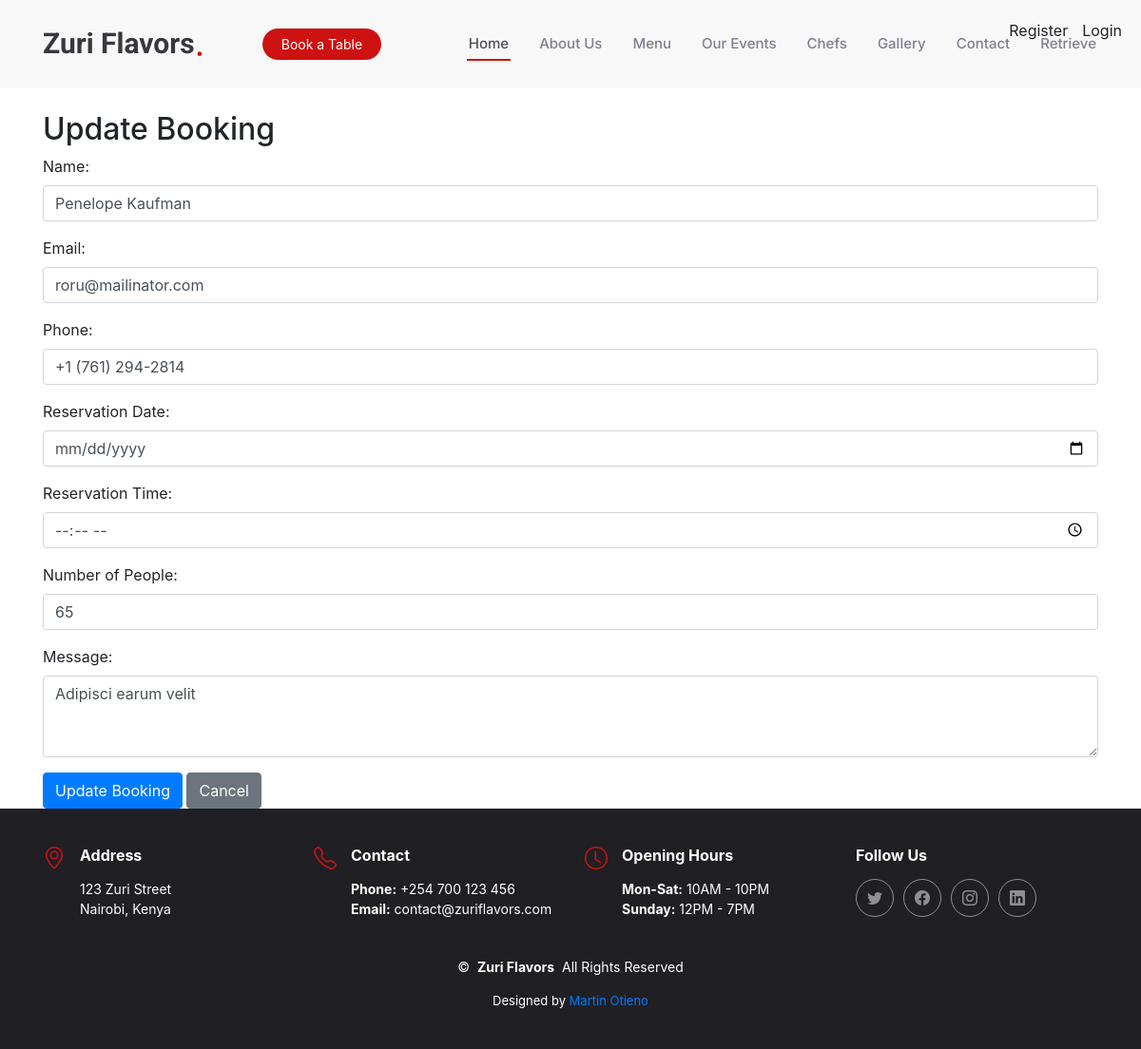
Before: /update/17/ with the older database file.
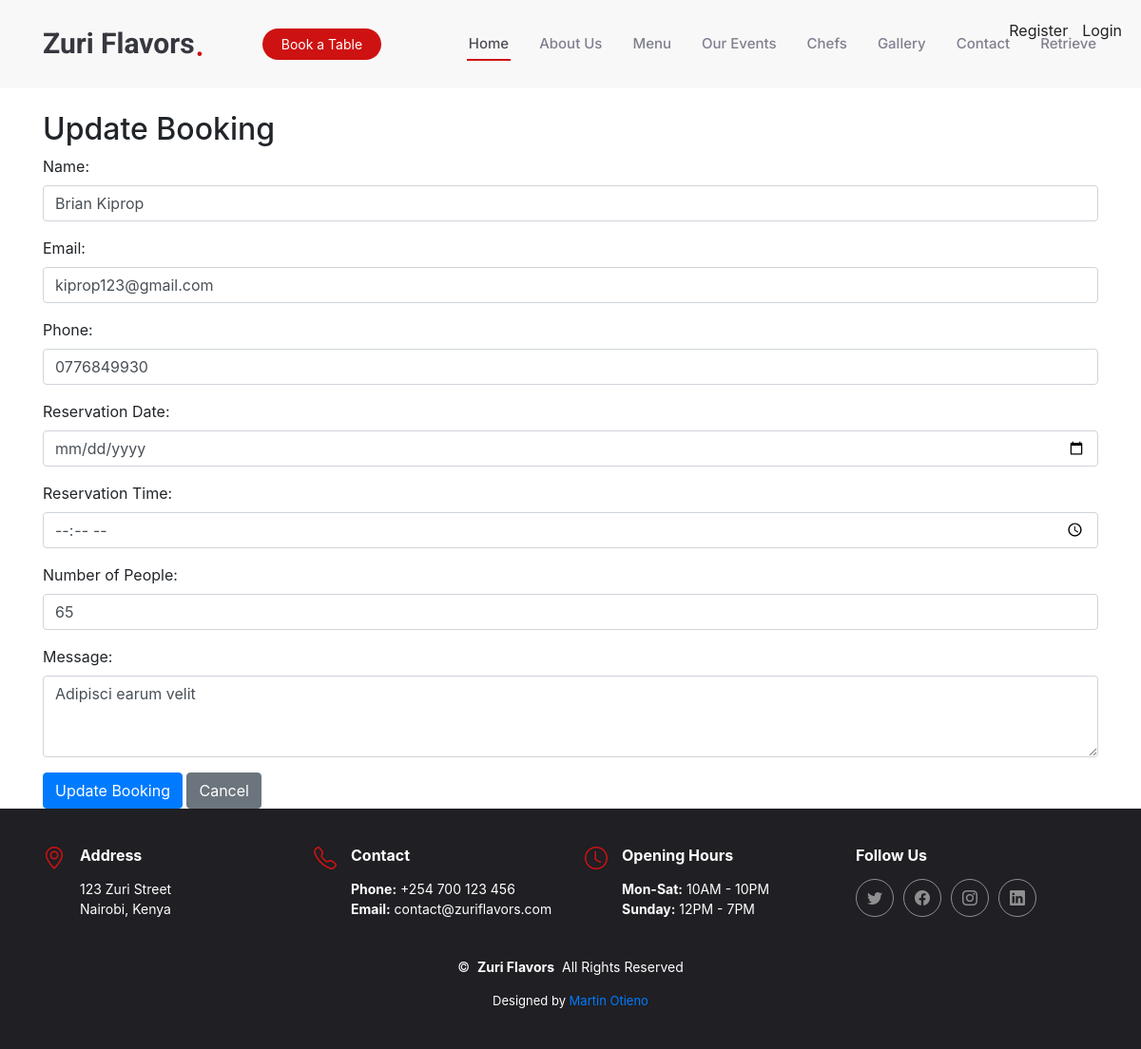
After: the same page with the newer database file.
### myapp/models.py (models this page shows, shortened)
class Booking(models.Model):
    name = models.CharField(max_length=255)
    email = models.EmailField(max_length=254)
    phone = models.CharField(max_length=20)
    date = models.DateField()
    time = models.TimeField()
    people = models.PositiveIntegerField()
    message = models.TextField()
    from django.db import models

### myapp/views.py (the view, shortened to what this page needs)
# urls.py: path('update/<int:booking_id>/', views.update_booking, name='update_booking'),
def update_booking(request, booking_id):
    booking = get_object_or_404(Booking, id=booking_id)
    context = {'booking': booking}
    return render(request, "update_booking.html", context)

### templates/update_booking.html (shortened to what this page needs)
{% extends 'base.html' %}
{% load static %}
{% block content %}
<div class="container mt-4">
    <h2>Update Booking</h2>
    <form method="POST">
        <div class="mb-3">
            <label for="name" class="form-label">Name:</label>
            <input
                type="text"
                id="name"
                name="name"
                class="form-control"
                value="{{ booking.name }}"
                required>
        </div>
        <div class="mb-3">
            <label for="email" class="form-label">Email:</label>
            <input
                type="email"
                id="email"
                name="email"
                class="form-control"
                value="{{ booking.email }}"
                required>
        </div>
        <div class="mb-3">
            <label for="phone" class="form-label">Phone:</label>
            <input
                type="text"
                id="phone"
                name="phone"
                class="form-control"
                value="{{ booking.phone }}"
                required>
        </div>
        <div class="mb-3">
            <label for="date" class="form-label">Reservation Date:</label>
            <input
                type="date"
                id="date"
                name="date"
                class="form-control"
                value="{{ booking.date }}"
                required>
        </div>
        <div class="mb-3">
            <label for="time" class="form-label">Reservation Time:</label>
            <input
                type="time"
                id="time"
                name="time"
                class="form-control"
                value="{{ booking.time }}"
                required>
        </div>
        <div class="mb-3">
            <label for="people" class="form-label">Number of People:</label>
            <input
                type="number"
                id="people"
                name="people"
                class="form-control"
                value="{{ booking.people }}"
                required>
        </div>
        <div class="mb-3">
            <label for="message" class="form-label">Message:</label>
            <textarea
                id="message"
                name="message"
                class="form-control"
                rows="3">{{ booking.message }}</textarea>
        </div>
        <button type="submit" class="btn btn-primary">Update Booking</button>
        <a href="{% url 'show_bookings' %}" class="btn btn-secondary">Cancel</a>
    </form>
</div>
{% endblock %}

Changed rows visible on the page:
changed Booking "Adipisci earum velit": name "Penelope Kaufman" → "Brian Kiprop"; email "roru@mailinator.com" → "kiprop123@gmail.com"; phone "+1 (761) 294-2814" → "0776849930"
